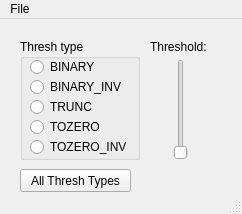
<?xml version="1.0" encoding="UTF-8"?>
<ui version="4.0">
 <class>MainWindow</class>
 <widget class="QMainWindow" name="MainWindow">
  <property name="geometry">
   <rect>
    <x>0</x>
    <y>0</y>
    <width>242</width>
    <height>214</height>
   </rect>
  </property>
  <property name="windowTitle">
   <string>MainWindow</string>
  </property>
  <widget class="QWidget" name="centralwidget">
   <widget class="QGroupBox" name="groupBox">
    <property name="geometry">
     <rect>
      <x>20</x>
      <y>20</y>
      <width>120</width>
      <height>121</height>
     </rect>
    </property>
    <property name="title">
     <string>Thresh type</string>
    </property>
    <widget class="QRadioButton" name="radioButton_tozero_inv">
     <property name="geometry">
      <rect>
       <x>10</x>
       <y>100</y>
       <width>101</width>
       <height>16</height>
      </rect>
     </property>
     <property name="text">
      <string>TOZERO_INV</string>
     </property>
    </widget>
    <widget class="QRadioButton" name="radioButton_tozero">
     <property name="geometry">
      <rect>
       <x>10</x>
       <y>80</y>
       <width>101</width>
       <height>16</height>
      </rect>
     </property>
     <property name="text">
      <string>TOZERO</string>
     </property>
    </widget>
    <widget class="QRadioButton" name="radioButton_binary">
     <property name="geometry">
      <rect>
       <x>10</x>
       <y>20</y>
       <width>101</width>
       <height>16</height>
      </rect>
     </property>
     <property name="text">
      <string>BINARY</string>
     </property>
    </widget>
    <widget class="QRadioButton" name="radioButton_trunc">
     <property name="geometry">
      <rect>
       <x>10</x>
       <y>60</y>
       <width>101</width>
       <height>16</height>
      </rect>
     </property>
     <property name="text">
      <string>TRUNC</string>
     </property>
    </widget>
    <widget class="QRadioButton" name="radioButton_binary_inv">
     <property name="geometry">
      <rect>
       <x>10</x>
       <y>40</y>
       <width>101</width>
       <height>16</height>
      </rect>
     </property>
     <property name="text">
      <string>BINARY_INV</string>
     </property>
    </widget>
   </widget>
   <widget class="QSlider" name="verticalSlider">
    <property name="geometry">
     <rect>
      <x>170</x>
      <y>40</y>
      <width>22</width>
      <height>101</height>
     </rect>
    </property>
    <property name="orientation">
     <enum>Qt::Vertical</enum>
    </property>
   </widget>
   <widget class="QLabel" name="label_threshold">
    <property name="geometry">
     <rect>
      <x>150</x>
      <y>20</y>
      <width>91</width>
      <height>16</height>
     </rect>
    </property>
    <property name="text">
     <string>Threshold:</string>
    </property>
   </widget>
   <widget class="QPushButton" name="pushButton_thresh_types">
    <property name="geometry">
     <rect>
      <x>20</x>
      <y>150</y>
      <width>111</width>
      <height>23</height>
     </rect>
    </property>
    <property name="text">
     <string>All Thresh Types</string>
    </property>
   </widget>
  </widget>
  <widget class="QMenuBar" name="menubar">
   <property name="geometry">
    <rect>
     <x>0</x>
     <y>0</y>
     <width>242</width>
     <height>21</height>
    </rect>
   </property>
   <widget class="QMenu" name="menuFile">
    <property name="title">
     <string>File</string>
    </property>
    <addaction name="actionOpen"/>
    <addaction name="actionSave"/>
   </widget>
   <addaction name="menuFile"/>
  </widget>
  <widget class="QStatusBar" name="statusbar"/>
  <action name="actionOpen">
   <property name="text">
    <string>Open</string>
   </property>
  </action>
  <action name="actionSave">
   <property name="text">
    <string>Save</string>
   </property>
  </action>
 </widget>
 <resources/>
 <connections/>
</ui>
